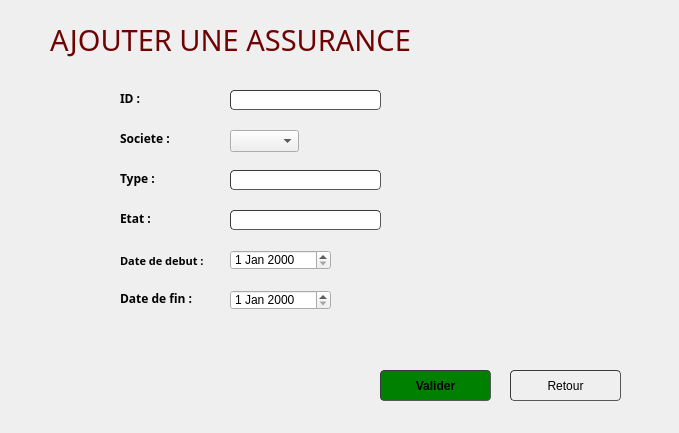
<?xml version="1.0" encoding="UTF-8"?>
<ui version="4.0">
 <class>AjouterAssurance</class>
 <widget class="QWidget" name="AjouterAssurance">
  <property name="geometry">
   <rect>
    <x>0</x>
    <y>0</y>
    <width>679</width>
    <height>433</height>
   </rect>
  </property>
  <property name="windowTitle">
   <string>Ajouter une assurance</string>
  </property>
  <widget class="QLabel" name="label_4">
   <property name="geometry">
    <rect>
     <x>120</x>
     <y>250</y>
     <width>111</width>
     <height>21</height>
    </rect>
   </property>
   <property name="font">
    <font>
     <family>Century Gothic</family>
     <pointsize>8</pointsize>
     <weight>75</weight>
     <bold>true</bold>
    </font>
   </property>
   <property name="text">
    <string>Date de debut :</string>
   </property>
  </widget>
  <widget class="QDateEdit" name="date">
   <property name="geometry">
    <rect>
     <x>230</x>
     <y>250</y>
     <width>101</width>
     <height>20</height>
    </rect>
   </property>
  </widget>
  <widget class="QLabel" name="label_2">
   <property name="geometry">
    <rect>
     <x>120</x>
     <y>130</y>
     <width>61</width>
     <height>16</height>
    </rect>
   </property>
   <property name="font">
    <font>
     <family>Century Gothic</family>
     <pointsize>9</pointsize>
     <weight>75</weight>
     <bold>true</bold>
    </font>
   </property>
   <property name="text">
    <string>Societe :</string>
   </property>
  </widget>
  <widget class="QLabel" name="text_id">
   <property name="geometry">
    <rect>
     <x>230</x>
     <y>110</y>
     <width>211</width>
     <height>20</height>
    </rect>
   </property>
   <property name="text">
    <string/>
   </property>
  </widget>
  <widget class="QPushButton" name="Annuler">
   <property name="geometry">
    <rect>
     <x>510</x>
     <y>370</y>
     <width>111</width>
     <height>31</height>
    </rect>
   </property>
   <property name="styleSheet">
    <string notr="true">	border-width: 1px; border-radius: 4px;
	border-color: rgb(58, 58, 58);
	border-style: inset;
	padding: 0 8px;


	selection-color: rgb(60, 63, 65);</string>
   </property>
   <property name="text">
    <string>Retour</string>
   </property>
   <property name="icon">
    <iconset>
     <normaloff>:/icons/icons8_back_to_200px.png</normaloff>:/icons/icons8_back_to_200px.png</iconset>
   </property>
  </widget>
  <widget class="QLabel" name="text_etat">
   <property name="geometry">
    <rect>
     <x>230</x>
     <y>230</y>
     <width>181</width>
     <height>20</height>
    </rect>
   </property>
   <property name="text">
    <string/>
   </property>
  </widget>
  <widget class="QLabel" name="date_text">
   <property name="geometry">
    <rect>
     <x>194</x>
     <y>270</y>
     <width>351</width>
     <height>20</height>
    </rect>
   </property>
   <property name="text">
    <string/>
   </property>
  </widget>
  <widget class="QLabel" name="text2">
   <property name="geometry">
    <rect>
     <x>170</x>
     <y>370</y>
     <width>181</width>
     <height>20</height>
    </rect>
   </property>
   <property name="text">
    <string/>
   </property>
  </widget>
  <widget class="QLabel" name="text_date">
   <property name="geometry">
    <rect>
     <x>230</x>
     <y>270</y>
     <width>351</width>
     <height>20</height>
    </rect>
   </property>
   <property name="text">
    <string/>
   </property>
  </widget>
  <widget class="QLabel" name="label_9">
   <property name="geometry">
    <rect>
     <x>120</x>
     <y>90</y>
     <width>41</width>
     <height>16</height>
    </rect>
   </property>
   <property name="font">
    <font>
     <family>Century Gothic</family>
     <pointsize>9</pointsize>
     <weight>75</weight>
     <bold>true</bold>
    </font>
   </property>
   <property name="text">
    <string>ID :</string>
   </property>
  </widget>
  <widget class="QLabel" name="text_type">
   <property name="geometry">
    <rect>
     <x>230</x>
     <y>190</y>
     <width>171</width>
     <height>20</height>
    </rect>
   </property>
   <property name="text">
    <string/>
   </property>
  </widget>
  <widget class="QLineEdit" name="etat">
   <property name="geometry">
    <rect>
     <x>230</x>
     <y>210</y>
     <width>151</width>
     <height>20</height>
    </rect>
   </property>
   <property name="styleSheet">
    <string notr="true">	border-width: 1px; border-radius: 4px;
	border-color: rgb(58, 58, 58);
	border-style: inset;
	padding: 0 8px;


	selection-color: rgb(60, 63, 65);</string>
   </property>
  </widget>
  <widget class="QLineEdit" name="type">
   <property name="geometry">
    <rect>
     <x>230</x>
     <y>170</y>
     <width>151</width>
     <height>20</height>
    </rect>
   </property>
   <property name="styleSheet">
    <string notr="true">	border-width: 1px; border-radius: 4px;
	border-color: rgb(58, 58, 58);
	border-style: inset;
	padding: 0 8px;


	selection-color: rgb(60, 63, 65);</string>
   </property>
  </widget>
  <widget class="QPushButton" name="Valider">
   <property name="geometry">
    <rect>
     <x>380</x>
     <y>370</y>
     <width>111</width>
     <height>31</height>
    </rect>
   </property>
   <property name="font">
    <font>
     <weight>75</weight>
     <bold>true</bold>
    </font>
   </property>
   <property name="styleSheet">
    <string notr="true">	border-width: 1px; border-radius: 4px;
	border-color: rgb(58, 58, 58);
	border-style: inset;
	padding: 0 8px;
	background-color: green;

	selection-color: rgb(60, 63, 65);</string>
   </property>
   <property name="text">
    <string>Valider</string>
   </property>
   <property name="icon">
    <iconset>
     <normaloff>:/icons/icons8_checkmark_96px.png</normaloff>:/icons/icons8_checkmark_96px.png</iconset>
   </property>
  </widget>
  <widget class="QLabel" name="label_7">
   <property name="geometry">
    <rect>
     <x>50</x>
     <y>10</y>
     <width>491</width>
     <height>61</height>
    </rect>
   </property>
   <property name="font">
    <font>
     <family>Century Gothic</family>
     <pointsize>22</pointsize>
     <weight>50</weight>
     <bold>false</bold>
    </font>
   </property>
   <property name="text">
    <string>&lt;html&gt;&lt;head/&gt;&lt;body&gt;&lt;p&gt;&lt;span style=&quot; color:#6f0303;&quot;&gt;AJOUTER UNE ASSURANCE&lt;/span&gt;&lt;/p&gt;&lt;/body&gt;&lt;/html&gt;</string>
   </property>
   <property name="textFormat">
    <enum>Qt::RichText</enum>
   </property>
  </widget>
  <widget class="QLabel" name="label_11">
   <property name="geometry">
    <rect>
     <x>120</x>
     <y>210</y>
     <width>61</width>
     <height>16</height>
    </rect>
   </property>
   <property name="font">
    <font>
     <family>Century Gothic</family>
     <pointsize>9</pointsize>
     <weight>75</weight>
     <bold>true</bold>
    </font>
   </property>
   <property name="text">
    <string>Etat :</string>
   </property>
  </widget>
  <widget class="QLabel" name="label_10">
   <property name="geometry">
    <rect>
     <x>120</x>
     <y>170</y>
     <width>51</width>
     <height>16</height>
    </rect>
   </property>
   <property name="font">
    <font>
     <family>Century Gothic</family>
     <pointsize>9</pointsize>
     <weight>75</weight>
     <bold>true</bold>
    </font>
   </property>
   <property name="text">
    <string>Type :</string>
   </property>
  </widget>
  <widget class="QLineEdit" name="ID">
   <property name="geometry">
    <rect>
     <x>230</x>
     <y>90</y>
     <width>151</width>
     <height>20</height>
    </rect>
   </property>
   <property name="styleSheet">
    <string notr="true">	border-width: 1px; border-radius: 4px;
	border-color: rgb(58, 58, 58);
	border-style: inset;
	padding: 0 8px;


	selection-color: rgb(60, 63, 65);</string>
   </property>
  </widget>
  <widget class="QComboBox" name="societe">
   <property name="geometry">
    <rect>
     <x>230</x>
     <y>130</y>
     <width>69</width>
     <height>22</height>
    </rect>
   </property>
  </widget>
  <widget class="QLabel" name="label_5">
   <property name="geometry">
    <rect>
     <x>120</x>
     <y>290</y>
     <width>91</width>
     <height>16</height>
    </rect>
   </property>
   <property name="font">
    <font>
     <family>Century Gothic</family>
     <pointsize>9</pointsize>
     <weight>75</weight>
     <bold>true</bold>
    </font>
   </property>
   <property name="text">
    <string>Date de fin :</string>
   </property>
  </widget>
  <widget class="QDateEdit" name="date2">
   <property name="geometry">
    <rect>
     <x>230</x>
     <y>290</y>
     <width>101</width>
     <height>20</height>
    </rect>
   </property>
  </widget>
  <widget class="QLabel" name="text_date2">
   <property name="geometry">
    <rect>
     <x>230</x>
     <y>310</y>
     <width>381</width>
     <height>20</height>
    </rect>
   </property>
   <property name="text">
    <string/>
   </property>
  </widget>
 </widget>
 <resources/>
 <connections/>
</ui>
